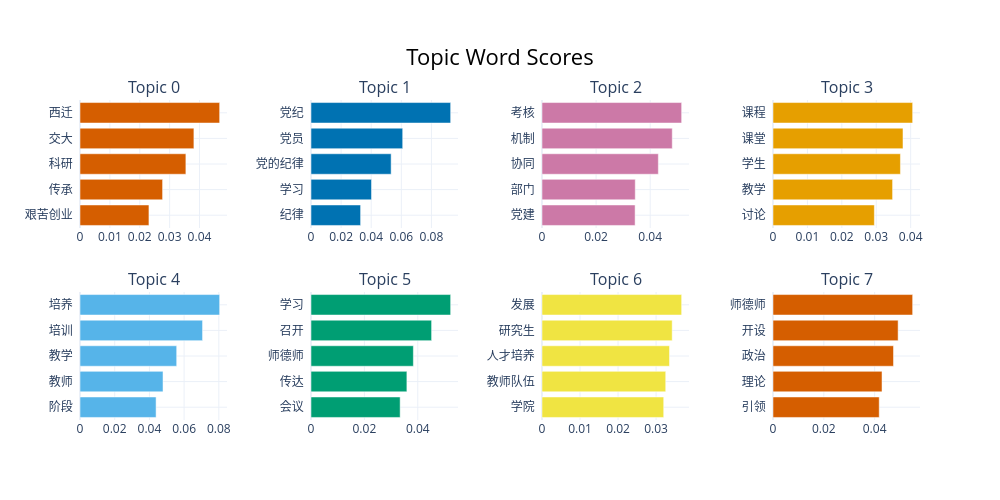

This figure's notebook cell:
### Code cell
# topic_model.set_topic_labels({
#     0:'',
#     1:'',
#     2:''
# })
# topic_info=topic_model.get_topic_info()
# topic_info
# topic_model.visualize_barchart(custom_labels=True)
topic_model.visualize_barchart()

### Figure 1 — Plotly figure (JSON) as saved in the notebook; plotly's stock layout.template omitted (floating-point values rounded to 4 significant figures)
{"data": [{"marker": {"color": "#D55E00"}, "orientation": "h", "x": [0.02307, 0.02764, 0.03544, 0.03812, 0.04674], "y": ["艰苦创业  ", "传承  ", "科研  ", "交大  ", "西迁  "], "type": "bar", "xaxis": "x", "yaxis": "y"}, {"marker": {"color": "#0072B2"}, "orientation": "h", "x": [0.03295, 0.04018, 0.05324, 0.06092, 0.09277], "y": ["纪律  ", "学习  ", "党的纪律  ", "党员  ", "党纪  "], "type": "bar", "xaxis": "x2", "yaxis": "y2"}, {"marker": {"color": "#CC79A7"}, "orientation": "h", "x": [0.03442, 0.03448, 0.04302, 0.04816, 0.05163], "y": ["党建  ", "部门  ", "协同  ", "机制  ", "考核  "], "type": "bar", "xaxis": "x3", "yaxis": "y3"}, {"marker": {"color": "#E69F00"}, "orientation": "h", "x": [0.02945, 0.03475, 0.03703, 0.03777, 0.04058], "y": ["讨论  ", "教学  ", "学生  ", "课堂  ", "课程  "], "type": "bar", "xaxis": "x4", "yaxis": "y4"}, {"marker": {"color": "#56B4E9"}, "orientation": "h", "x": [0.04385, 0.04784, 0.05572, 0.07062, 0.08047], "y": ["阶段  ", "教师  ", "教学  ", "培训  ", "培养  "], "type": "bar", "xaxis": "x5", "yaxis": "y5"}, {"marker": {"color": "#009E73"}, "orientation": "h", "x": [0.0334, 0.03592, 0.03834, 0.04518, 0.05231], "y": ["会议  ", "传达  ", "师德师  ", "召开  ", "学习  "], "type": "bar", "xaxis": "x6", "yaxis": "y6"}, {"marker": {"color": "#F0E442"}, "orientation": "h", "x": [0.03201, 0.03254, 0.03353, 0.03424, 0.03673], "y": ["学院  ", "教师队伍  ", "人才培养  ", "研究生  ", "发展  "], "type": "bar", "xaxis": "x7", "yaxis": "y7"}, {"marker": {"color": "#D55E00"}, "orientation": "h", "x": [0.0418, 0.0429, 0.04742, 0.04923, 0.05495], "y": ["引领  ", "理论  ", "政治  ", "开设  ", "师德师  "], "type": "bar", "xaxis": "x8", "yaxis": "y8"}], "layout": {"xaxis": {"anchor": "y", "domain": [0.0, 0.175], "showgrid": true}, "yaxis": {"anchor": "x", "domain": [0.6, 1.0], "showgrid": true}, "xaxis2": {"anchor": "y2", "domain": [0.275, 0.45], "showgrid": true}, "yaxis2": {"anchor": "x2", "domain": [0.6, 1.0], "showgrid": true}, "xaxis3": {"anchor": "y3", "domain": [0.55, 0.725], "showgrid": true}, "yaxis3": {"anchor": "x3", "domain": [0.6, 1.0], "showgrid": true}, "xaxis4": {"anchor": "y4", "domain": [0.825, 1.0], "showgrid": true}, "yaxis4": {"anchor": "x4", "domain": [0.6, 1.0], "showgrid": true}, "xaxis5": {"anchor": "y5", "domain": [0.0, 0.175], "showgrid": true}, "yaxis5": {"anchor": "x5", "domain": [0.0, 0.4], "showgrid": true}, "xaxis6": {"anchor": "y6", "domain": [0.275, 0.45], "showgrid": true}, "yaxis6": {"anchor": "x6", "domain": [0.0, 0.4], "showgrid": true}, "xaxis7": {"anchor": "y7", "domain": [0.55, 0.725], "showgrid": true}, "yaxis7": {"anchor": "x7", "domain": [0.0, 0.4], "showgrid": true}, "xaxis8": {"anchor": "y8", "domain": [0.825, 1.0], "showgrid": true}, "yaxis8": {"anchor": "x8", "domain": [0.0, 0.4], "showgrid": true}, "annotations": [{"font": {"size": 16}, "showarrow": false, "text": "Topic 0", "x": 0.0875, "xanchor": "center", "xref": "paper", "y": 1.0, "yanchor": "bottom", "yref": "paper"}, {"font": {"size": 16}, "showarrow": false, "text": "Topic 1", "x": 0.3625, "xanchor": "center", "xref": "paper", "y": 1.0, "yanchor": "bottom", "yref": "paper"}, {"font": {"size": 16}, "showarrow": false, "text": "Topic 2", "x": 0.6375, "xanchor": "center", "xref": "paper", "y": 1.0, "yanchor": "bottom", "yref": "paper"}, {"font": {"size": 16}, "showarrow": false, "text": "Topic 3", "x": 0.9125, "xanchor": "center", "xref": "paper", "y": 1.0, "yanchor": "bottom", "yref": "paper"}, {"font": {"size": 16}, "showarrow": false, "text": "Topic 4", "x": 0.0875, "xanchor": "center", "xref": "paper", "y": 0.4, "yanchor": "bottom", "yref": "paper"}, {"font": {"size": 16}, "showarrow": false, "text": "Topic 5", "x": 0.3625, "xanchor": "center", "xref": "paper", "y": 0.4, "yanchor": "bottom", "yref": "paper"}, {"font": {"size": 16}, "showarrow": false, "text": "Topic 6", "x": 0.6375, "xanchor": "center", "xref": "paper", "y": 0.4, "yanchor": "bottom", "yref": "paper"}, {"font": {"size": 16}, "showarrow": false, "text": "Topic 7", "x": 0.9125, "xanchor": "center", "xref": "paper", "y": 0.4, "yanchor": "bottom", "yref": "paper"}], "title": {"font": {"size": 22, "color": "Black"}, "text": "Topic Word Scores", "x": 0.5, "xanchor": "center", "yanchor": "top"}, "hoverlabel": {"font": {"size": 16, "family": "Rockwell"}, "bgcolor": "white"}, "showlegend": false, "width": 1000, "height": 500}}
